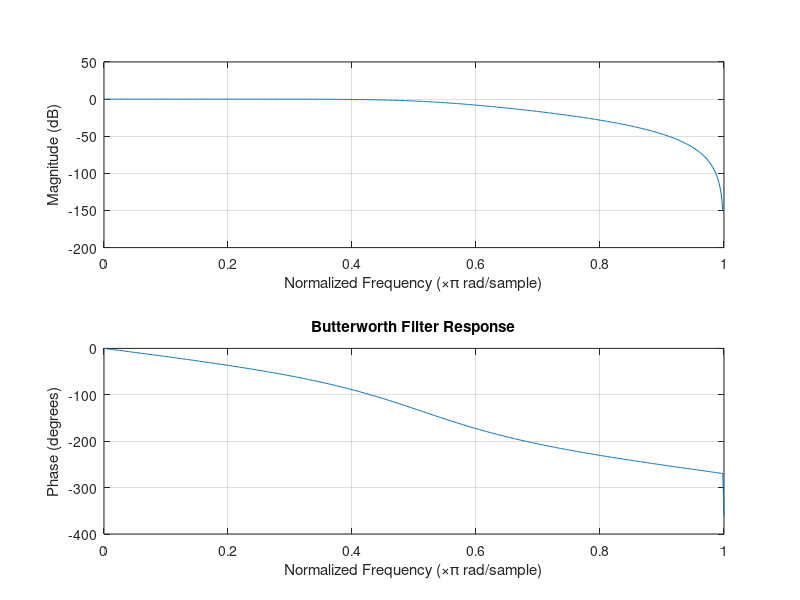

Write MATLAB code to recreate this figure.
% Butterworth Filter
clc; clear; close all;

As = 0.1;
Ap = 0.6;
Wp = 0.6 * pi;
Ws = 0.3 * pi;
T = 1;

alpha_p = -20 * log10(Ap);
alpha_s = -20 * log10(As);

[n, Wn] = buttord(Wp, Ws, alpha_p, alpha_s, "s");
[a, b] = butter(n, Wn, 's');
[Nr, Dr] = bilinear(a, b, 1/T);

freqz(Nr, Dr);
title('Butterworth Filter Response');
